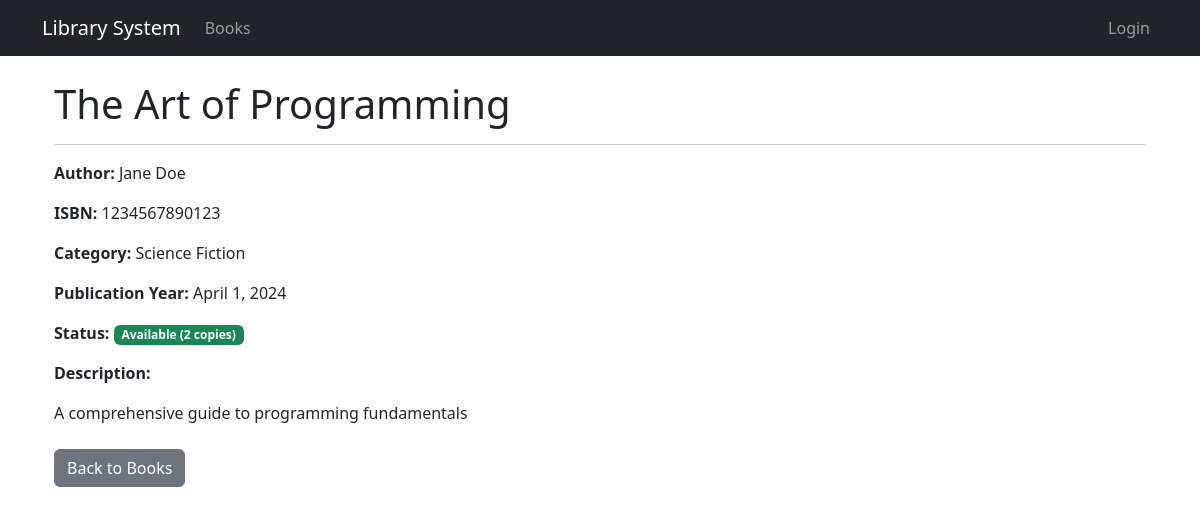
The page /books/1/ on the database as committed earlier.
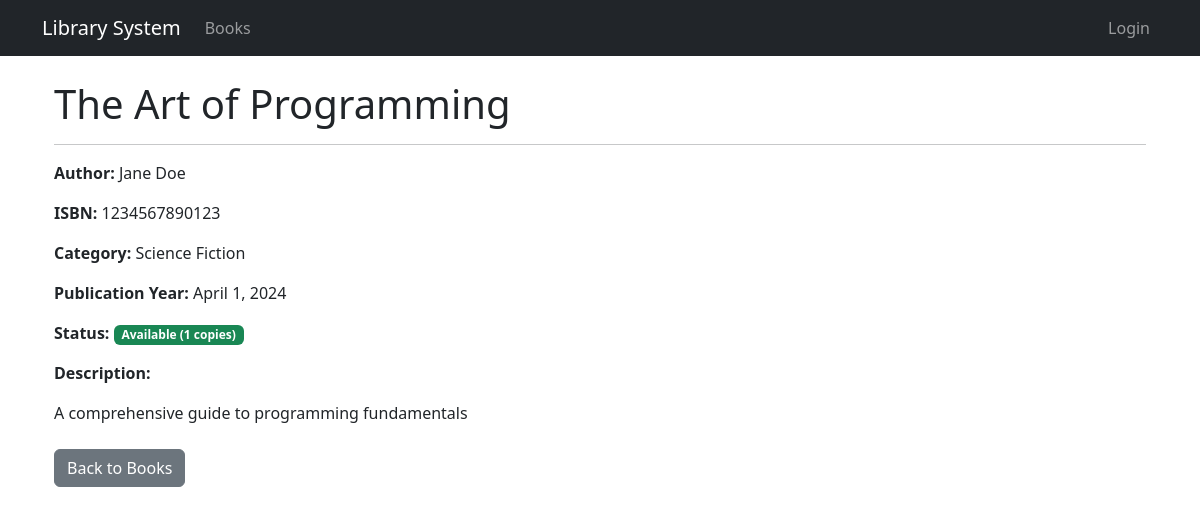
The same page on the database as committed later.
### library/models.py (models this page shows, shortened)
class LibraryItem(models.Model):
    title = models.CharField(max_length=200)
    description = models.TextField()
    created_at = models.DateTimeField(auto_now_add=True)
    updated_at = models.DateTimeField(auto_now=True)
    is_active = models.BooleanField(default=True)

class Book(LibraryItem):
    isbn = models.CharField(max_length=13, unique=True)
    author = models.ForeignKey('Author', on_delete=models.CASCADE, related_name='books')
    publisher = models.CharField(max_length=200)
    publication_date = models.DateField()
    category = models.ForeignKey('Category', on_delete=models.CASCADE, related_name='books')
    quantity = models.IntegerField(default=1)
    available_quantity = models.IntegerField(default=1)
    location = models.CharField(max_length=50)
    cover_image = models.ImageField(upload_to='book_covers/', null=True, blank=True)

class Author(models.Model):
    name = models.CharField(max_length=200)
    email = models.EmailField(unique=True)
    phone = models.CharField(max_length=15)
    bio = models.TextField(blank=True)
    created_at = models.DateTimeField(auto_now_add=True)

class Category(models.Model):
    name = models.CharField(max_length=100, unique=True)
    description = models.TextField(blank=True)
    created_at = models.DateTimeField(auto_now_add=True)

### library/views.py (the view)
# urls.py: path('books/<int:pk>/', views.BookDetailView.as_view(), name='book_detail'),
class BookDetailView(DetailView):
    model = Book
    template_name = 'library/book_detail.html'
    context_object_name = 'book'
    def get_context_data(self, **kwargs):
        context = super().get_context_data(**kwargs)
        context['is_available'] = self.object.available_quantity > 0
        return context

### templates/library/book_detail.html (shortened to what this page needs)
{% extends 'base.html' %}
{% block content %}
<div class="container mt-4">
    <h1>{{ book.title }}</h1>
    <hr>
    <p><strong>Author:</strong> {{ book.author.name }}</p>
    <p><strong>ISBN:</strong> {{ book.isbn }}</p>
    <p><strong>Category:</strong> {{ book.category.name }}</p>
    <p><strong>Publication Year:</strong> {{ book.publication_date }}</p>
    <p><strong>Status:</strong>
        {% if not book.is_active %}
            <span class="badge bg-secondary">Inactive</span>
        {% elif book.available_quantity > 0 %}
            <span class="badge bg-success">Available ({{ book.available_quantity }} copies)</span>
        {% else %}
            <span class="badge bg-danger">Not Available</span>
        {% endif %}
    </p>
    <p><strong>Description:</strong></p>
    <p>{{ book.description|linebreaks }}</p>
    <div class="mt-4">
        <a href="{% url 'library:book_list' %}" class="btn btn-secondary">Back to Books</a>
    </div>
</div>
{% endblock %}

Rows that differ between the two databases and show on the page:
changed Book "Jane Doe": available_quantity "2" → "1"
